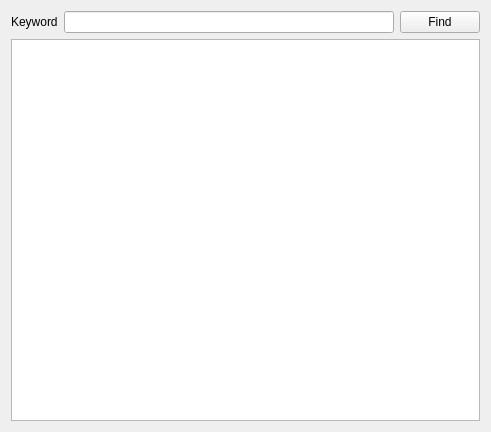
<?xml version="1.0" encoding="UTF-8"?>
<ui version="4.0">
 <class>TextFinder</class>
 <widget class="QWidget" name="TextFinder">
  <property name="geometry">
   <rect>
    <x>0</x>
    <y>0</y>
    <width>491</width>
    <height>432</height>
   </rect>
  </property>
  <property name="windowTitle">
   <string>TextFinder</string>
  </property>
  <layout class="QVBoxLayout" name="verticalLayout">
   <item>
    <layout class="QHBoxLayout" name="horizontalLayout">
     <item>
      <widget class="QLabel" name="label">
       <property name="text">
        <string>Keyword</string>
       </property>
      </widget>
     </item>
     <item>
      <widget class="QLineEdit" name="lineEdit"/>
     </item>
     <item>
      <widget class="QPushButton" name="findButton">
       <property name="text">
        <string>Find</string>
       </property>
      </widget>
     </item>
    </layout>
   </item>
   <item>
    <widget class="QTextEdit" name="textEdit"/>
   </item>
  </layout>
 </widget>
 <resources/>
 <connections/>
</ui>
